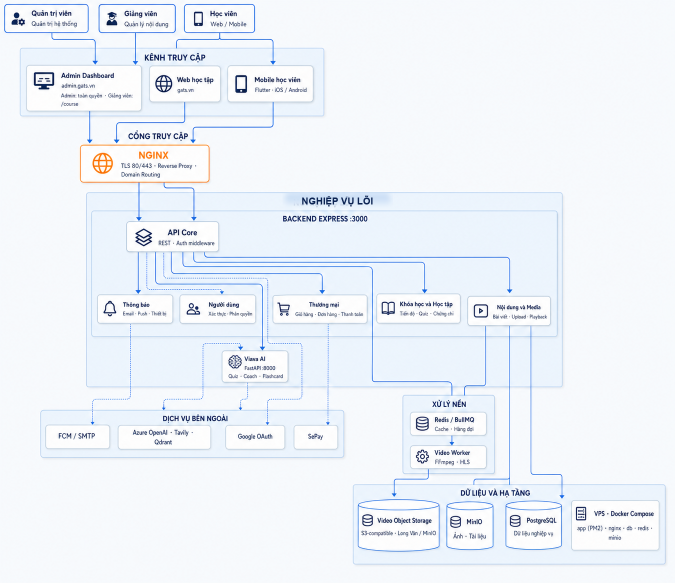
#> input picture docs/gats-architecture-bright-before-text-fix.png, 1350 x 1165 px (shown at 1/2 size)
$ python fix_bright_architecture_heading.py
#> lines starting #> are read from the running program, lines starting #| are printed output that depends on the picture
from pathlib import Path
import shutil

from PIL import Image, ImageDraw, ImageFilter, ImageFont


ROOT = Path(__file__).resolve().parents[1]
IMAGE_PATH = ROOT / "docs" / "gats-architecture-bright.png"
BACKUP_PATH = ROOT / "docs" / "gats-architecture-bright-before-text-fix.png"
FONT_PATH = Path(r"C:\Windows\Fonts\arialbd.ttf")


def main() -> None:
    if not BACKUP_PATH.exists():
        shutil.copy2(IMAGE_PATH, BACKUP_PATH)

    # Luôn dựng lại từ bản trước khi vá để tránh chồng nhiều lớp chỉnh sửa.
    image = Image.open(BACKUP_PATH).convert("RGB")
#> image is the input picture: PIL image 1350x1165 RGB; mean R, G, B 238.1, 242.8, 248.8

    # Xóa riêng nhãn sai bằng nền bilinear và feather mép, không chạm hai đường viền.
    left, top, right, bottom = 565, 386, 785, 418
    source = image.load()
    patch = Image.new("RGB", (right - left + 1, bottom - top + 1))
#> patch: PIL image 221x33 RGB; every value is 0
    patch_pixels = patch.load()
    top_left = source[left - 1, top - 1]
#> top_left = (187, 212, 241)
    top_right = source[right + 1, top - 1]
#> top_right = (188, 212, 242)
    bottom_left = source[left - 1, bottom + 1]
#> bottom_left = (239, 246, 253)
    bottom_right = source[right + 1, bottom + 1]
#> bottom_right = (240, 247, 254)
    for py in range(patch.height):
        v = py / max(1, patch.height - 1)
        for px in range(patch.width):
            u = px / max(1, patch.width - 1)
            patch_pixels[px, py] = tuple(
                round(
                    top_left[channel] * (1 - u) * (1 - v)
                    + top_right[channel] * u * (1 - v)
                    + bottom_left[channel] * (1 - u) * v
                    + bottom_right[channel] * u * v
                )
                for channel in range(3)
            )

    mask = Image.new("L", patch.size, 0)
#> mask: PIL image 221x33 L; every value is 0
    mask_draw = ImageDraw.Draw(mask)
    mask_draw.rounded_rectangle((5, 3, patch.width - 6, patch.height - 4), radius=8, fill=255)
    mask = mask.filter(ImageFilter.GaussianBlur(5))
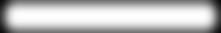
#> mask: PIL image 221x33 L; min 12, max 255, mean 190.3
    image.paste(patch, (left, top), mask)
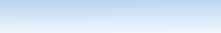
#> patch: PIL image 221x33 RGB; mean R, G, B 213.5, 229.2, 247.5

    draw = ImageDraw.Draw(image)
    font = ImageFont.truetype(str(FONT_PATH), 19)
    draw.text(
        ((left + right) / 2, 402),
        "NGHIỆP VỤ LÕI",
        font=font,
        fill=(12, 35, 82),
        anchor="mm",
    )

    image.save(IMAGE_PATH, "PNG", optimize=True)
    print(f"Updated: {IMAGE_PATH}")
    print(f"Backup:  {BACKUP_PATH}")


if __name__ == "__main__":
    main()
